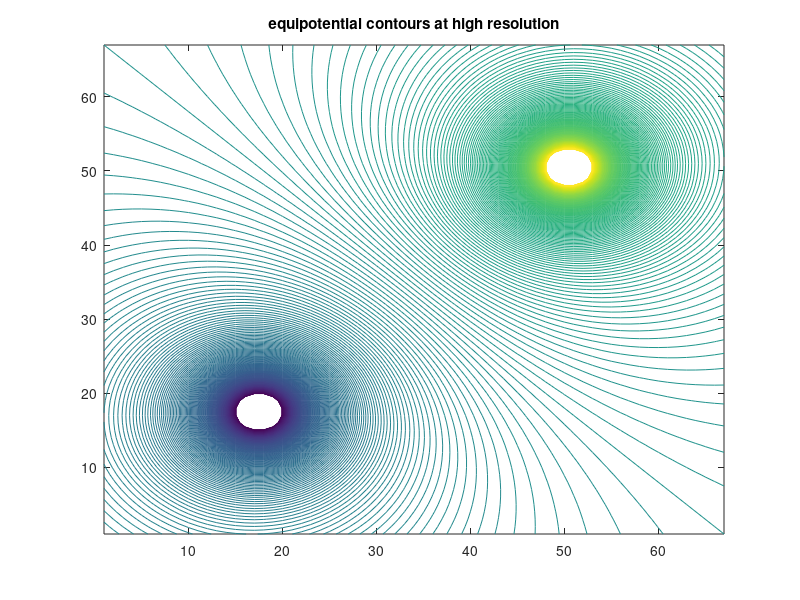
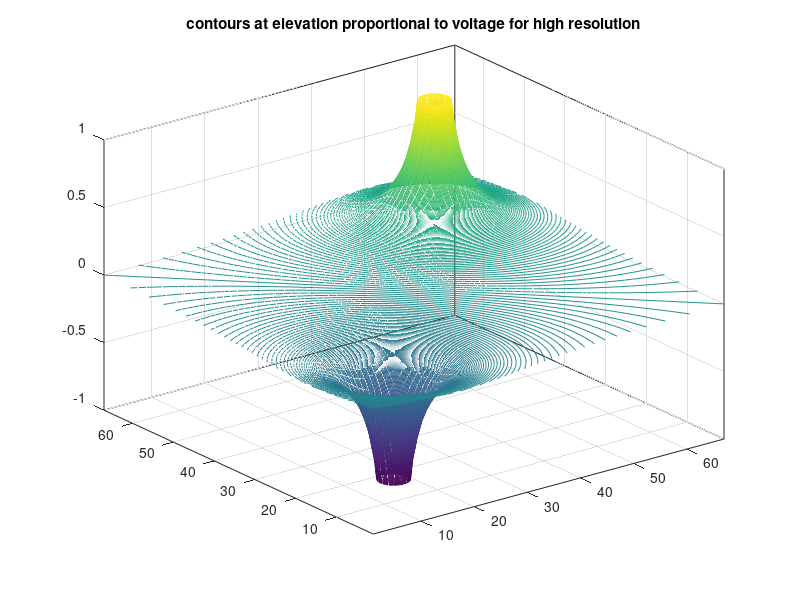
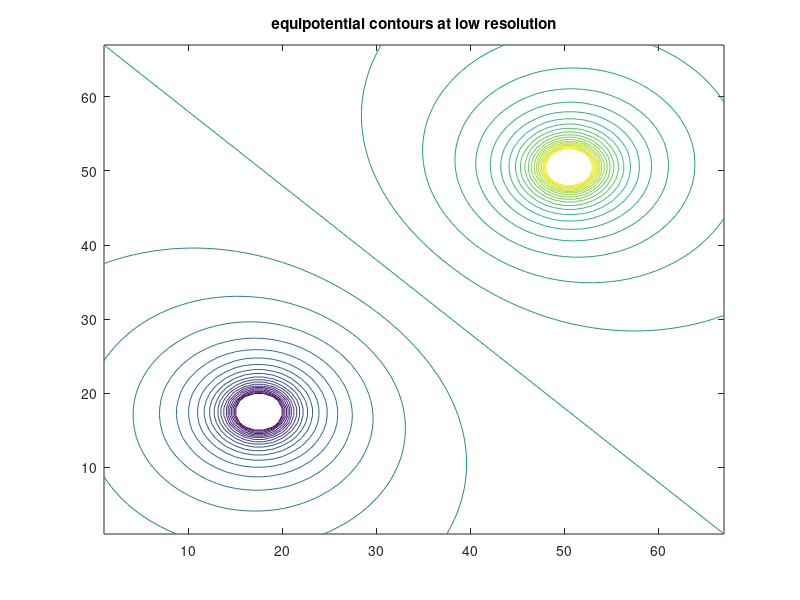
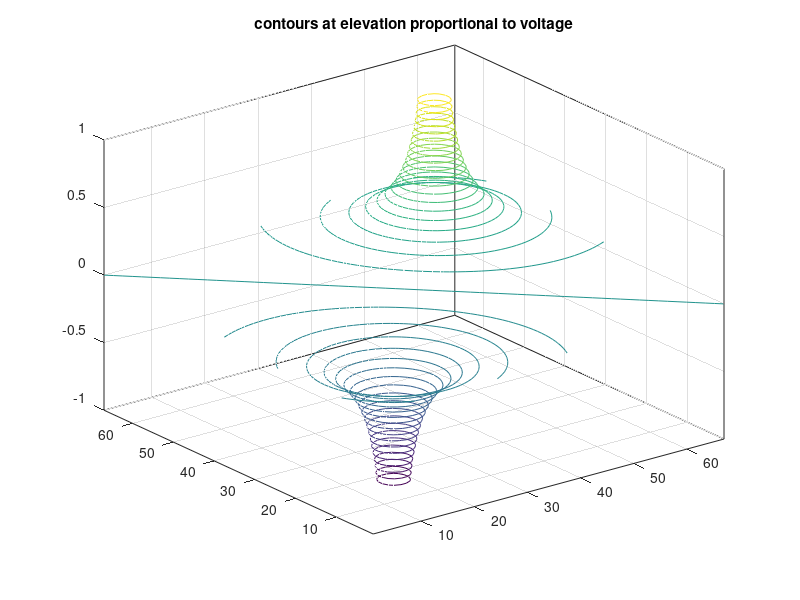

Here is the MATLAB script that generated these plots, in order:
dimension=1;
d=dimension;
charge =1;
q=charge;
[x,y]=meshgrid([-d:d/33:d],[-d:d/33:d]);
v=-q./(4.*pi.*sqrt((x+d./2).^2+(y+d./2).^2))+q./(4.*pi.*sqrt((x-d./2).^2+(y-d./2).^2));
figure (1);
contour(v,[-1:.005:1]);
title('equipotential contours at high resolution');
figure (2);
contour3(v,[-1:.005:1]);
title('contours at elevation proportional to voltage for high resolution');
figure (3);
contour(v,[-1:.05:1]);
title('equipotential contours at low resolution');
figure (4);
contour3(v,[-1:.05:1]);
title('contours at elevation proportional to voltage');